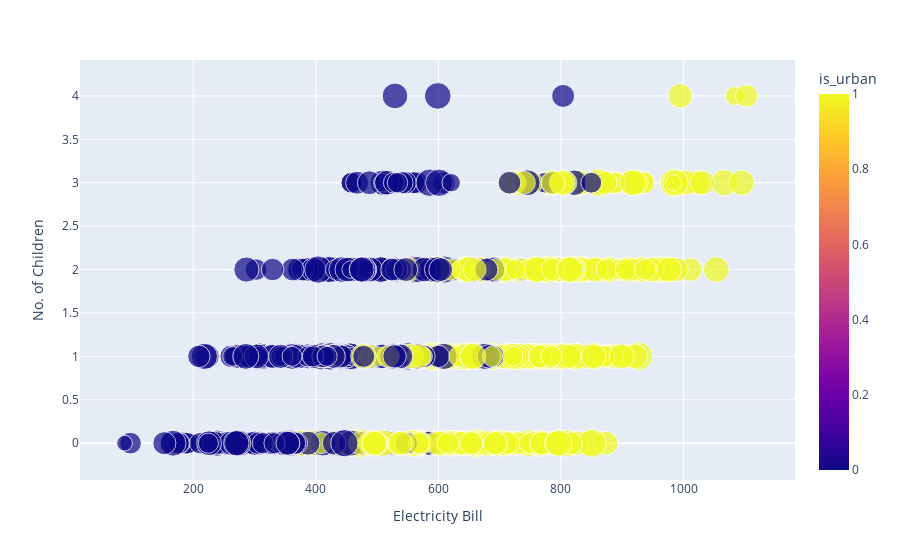

Source (notebook cell):
### Markdown cell above
A scatterplot of the dataset shows that the number of children in the household has a strong relationship with the monthly elecricity bill:
* Household electricity bill increases with the number of children in the household.  
* Overall, urban households have a higher electricity bill than rural households.

### Code cell
#Plot a scatter plot of the electricity bill by number of children
#how urban/rural homes by color, and size of the household by point size
fig = px.scatter(electricity, x="amount_paid", y="num_children", color="is_urban",
                 size='housearea', labels={'amount_paid':'Electricity Bill', 'num_children':'No. of Children'})
fig.show()

### Figure 1 — Plotly figure (JSON) as saved in the notebook; plotly's stock layout.template omitted (floating-point values rounded to 4 significant figures; data arrays with more than 128 entries replaced by an {"elided": "..."} marker saying what was removed)
{"data": [{"hovertemplate": "Electricity Bill=%{x}<br>No. of Children=%{y}<br>housearea=%{marker.size}<br>is_urban=%{marker.color}<extra></extra>", "legendgroup": "", "marker": {"color": {"elided": "1000 int values"}, "coloraxis": "coloraxis", "size": {"elided": "1000 float values"}, "sizemode": "area", "sizeref": 2.973, "symbol": "circle"}, "mode": "markers", "name": "", "orientation": "v", "showlegend": false, "type": "scatter", "x": {"elided": "1000 float values"}, "xaxis": "x", "y": {"elided": "1000 int values"}, "yaxis": "y"}], "layout": {"coloraxis": {"colorbar": {"title": {"text": "is_urban"}}, "colorscale": [[0, "#0d0887"], [0.1111, "#46039f"], [0.2222, "#7201a8"], [0.3333, "#9c179e"], [0.4444, "#bd3786"], [0.5556, "#d8576b"], [0.6667, "#ed7953"], [0.7778, "#fb9f3a"], [0.8889, "#fdca26"], [1, "#f0f921"]]}, "legend": {"itemsizing": "constant", "tracegroupgap": 0}, "margin": {"t": 60}, "xaxis": {"anchor": "y", "domain": [0, 1], "title": {"text": "Electricity Bill"}}, "yaxis": {"anchor": "x", "domain": [0, 1], "title": {"text": "No. of Children"}}}}
